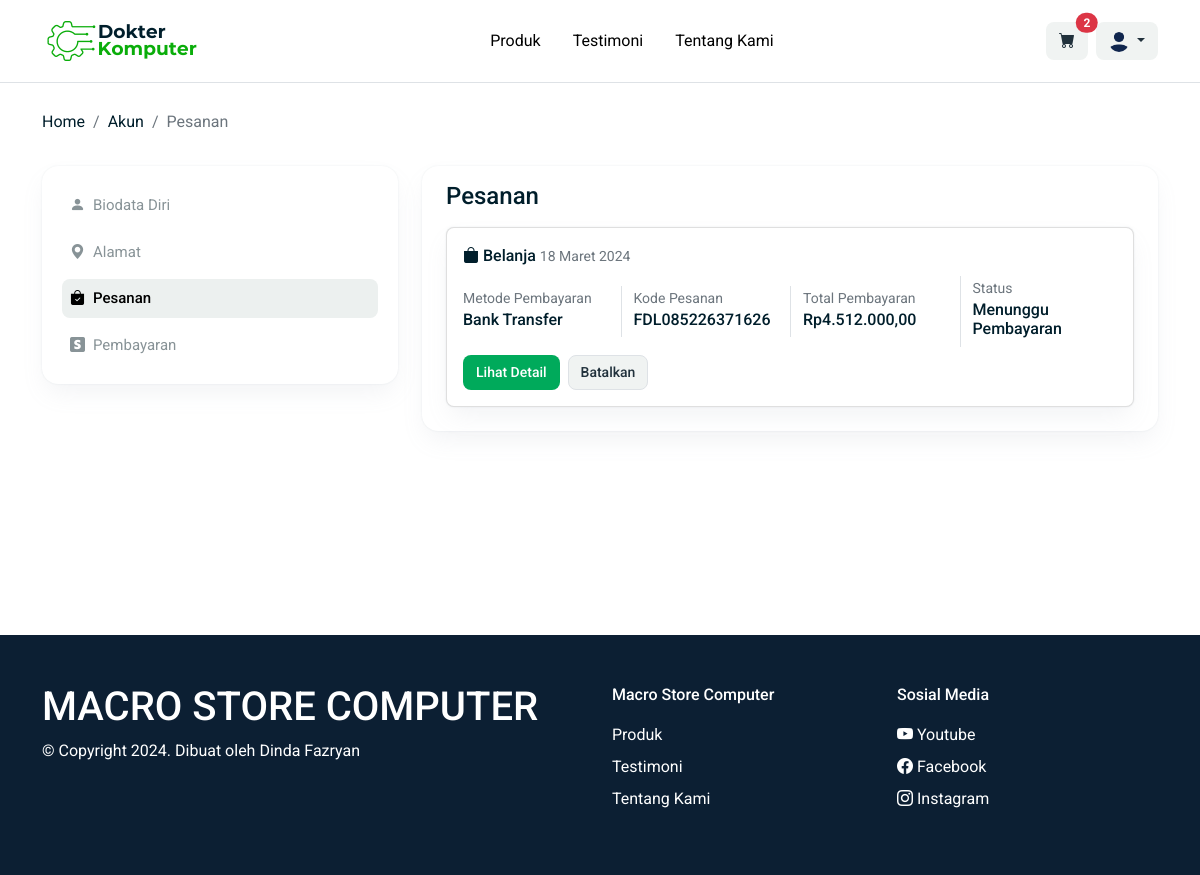
Screenshot of /akun/pesanan.php (signed in) with the database file from the repository.
### tables this page shows
CREATE TABLE `pesanan` (
  `id_pesanan` int(11) NOT NULL,
  `kode_pesanan` varchar(100) NOT NULL,
  `id_user` int(11) NOT NULL,
  `id_produk` varchar(100) NOT NULL,
  `id_alamat` int(11) NOT NULL,
  `jumlah_item` int(11) NOT NULL,
  `ongkir` int(11) NOT NULL,
  `jasa_pengiriman` varchar(100) NOT NULL,
  `metode_pembayaran` varchar(100) NOT NULL,
  `total_harga_belanja` int(11) NOT NULL,
  `tgl_pesanan` varchar(100) NOT NULL,
  `status` varchar(50) NOT NULL DEFAULT 'Menunggu Pembayaran'
);

### fungsi.php (called while the page is built, shortened)
<?php
include "db/koneksi.php";
function show($query)
{
    global $koneksi;
    $result = mysqli_query($koneksi, $query);
    $rows = [];
    while ($row = mysqli_fetch_assoc($result)) {
        $rows[] = $row;
    }
    return $rows;
}
function formatKeRupiah($angka)
{
    $hasi_rupiah = number_format($angka, 2, ',', '.');
    return  $hasi_rupiah;
}

### akun/pesanan.php (the view, shortened to what this page needs)
<?php
include "../db/koneksi.php";
include "../fungsi.php";
$user = !empty($_SESSION["id_user"]) ? $_SESSION["id_user"] : "";
$pesanan_user = show("SELECT * FROM pesanan WHERE id_user = '$user' ORDER BY id_pesanan DESC");
?>
<!DOCTYPE html>
<html lang="en">
<head>
    <link rel="stylesheet" href="../asset/css/bootstrap.css">
    <link rel="stylesheet" href="../asset/css/style.css">
    <link rel="stylesheet" href="https://cdn.jsdelivr.net/npm/bootstrap-icons@1.10.3/font/bootstrap-icons.css">
</head>
<body>
    <?php include "navbar.php" ?>
    <section id="hero">
        <div class="container mb-3">
            <div class="row">
                <nav aria-label="breadcrumb">
                    <ol class="breadcrumb">
                        <li class="breadcrumb-item"><a href="index.php">Home</a></li>
                        <li class="breadcrumb-item">Akun</li>
                        <li class="breadcrumb-item active" aria-current="page">Pesanan</li>
                    </ol>
                </nav>
            </div>
        </div>
        <div class="container">
            <div class="row">
                <div class="col-md-4">
                    <?php include "sidebar.php"; ?>
                </div>
                <div class="col-md-8">
                    <div class="card py-3 px-4 border-0 shadow-1 rounded-16" style="margin-bottom: 140px;">
                        <div class="row justify-content-between align-items-center">
                            <div class="col-6">
                                <h4>Pesanan</h4>
                            </div>
                        </div>
                        <div class="row">
                            <div class="col-12">
                                <?php if (!empty($pesanan_user)) : ?>
                                    <?php foreach ($pesanan_user as $item) : ?>
                                        <div class="card rounded-8 border-1 shadow-1 my-2">
                                            <div class="p-3">
                                                <div class="mb-2">
                                                    <i class="bi bi-bag-fill"></i>
                                                    <span class="fw-500">Belanja</span>
                                                    <span class="text-muted fw-400 fs-14"><?= $item["tgl_pesanan"] ?></span>
                                                </div>
                                                <div class="row justify-content-between align-items-center">
                                                    <div class="col-lg-3">
                                                        <span class="text-muted fs-14">Metode Pembayaran</span>
                                                        <h6><?= $item["metode_pembayaran"] ?></h6>
                                                    </div>
                                                    <div class="col-lg-3 border-start">
                                                        <span class="text-muted fs-14">Kode Pesanan</span>
                                                        <h6><?= $item["kode_pesanan"] ?></h6>
                                                    </div>
                                                    <div class="col-lg-3 border-start">
                                                        <span class="text-muted fs-14">Total Pembayaran</span>
                                                        <h6>Rp<?= formatKeRupiah($item["total_harga_belanja"]) ?></h6>
                                                    </div>
                                                    <div class="col-lg-3 border-start">
                                                        <span class="text-muted fs-14">Status</span>
                                                        <h6>
                                                            <?= $item["status"] ?>
                                                        </h6>
                                                    </div>
                                                </div>
                                                <div class="text-start mt-2">
                                                    <a href="detail_pesanan.php?kode_pesanan=<?= $item['kode_pesanan'] ?>" class="btn btn-green fs-14 fw-500">Lihat Detail</a>
                                                    <?php if ($item["status"] == "Selesai" || $item["status"] == "Dalam Pengiriman") : ?>
                                                        <a href="../invoice.php?id_user=<?= $item['id_user'] ?>&kode_pesanan=<?= $item['kode_pesanan'] ?>" class="btn btn-outline-success rounded-8 fw-500 fs-14" target="_blank">Lihat Invoice</a>
                                                    <?php else : ?>
                                                        <form action="" method="post" class="d-inline">
                                                            <button type="submit" name="batalkan_pesanan" class="btn btn-gray fs-14 fw-500 border ms-1" onclick="return confirm('Yakin batalkan pesanan?')">Batalkan</button>
                                                        </form>
                                                    <?php endif ?>
                                                </div>
                                            </div>
                                        </div>
                                    <?php endforeach ?>
                                <?php endif ?>
                            </div>
                        </div>
                    </div>
                </div>
            </div>
        </div>
    </section>
    <?php include "../footer.php" ?>
</body>
</html>

### asset/css/style.css (style rules this page uses)
:root { --font-rubick: "Rubik"; --font-roboto: "Roboto"; --font-poppins: "Poppins"; --color-dark: #001e2b; --color-default: #0c0c0b; --color-gray: #5c6c75; --color-gray-100: #f0f3f2; --color-gray-200: #ecf0ef; --color-gray-300: #cccfce; --color-gray-500: #889397; --color-gray-700: #3d4f58; --color-gray-800: #21313c; --color-green: #00aa5b; --color-green-light: #ceefce; --color-green-hover: #098a4e; --color-blue: #016bf8; --border-color-green: #00aa5b; --border-color-default: #e9e9e7; --border-color-3: #c0c2c2; }
body { font-family: var(--font-roboto), sans-serif; color: var(--color-dark); }
a { text-decoration: none; color: inherit; }
#hero { margin-top: 6.9rem; margin-bottom: 4rem; }
.btn-green { background: var(--color-green); color: #fff; border-radius: 8px; transition: 0.3s; }
.btn-gray { background: var(--color-gray-100); color: var(--color-gray-800); border-radius: 8px; transition: 0.2s; }
.fs-14 { font-size: 14px; }
.fw-500 { font-weight: 500; }
.fw-400 { font-weight: 400; }
.rounded-8 { border-radius: 0.5rem; }
.rounded-16 { border-radius: 1rem; }
.shadow-1 { box-shadow: 0 0 2px rgba(145, 158, 171, 0.2), 0 12px 24px -4px rgba(145, 158, 171, 0.12); }

### rows the page displays
pesanan: tgl_pesanan "18 Maret 2024", metode_pembayaran "Bank Transfer", kode_pesanan "FDL085226371626", total_harga_belanja "4.512.000,00", status "Menunggu Pembayaran"

### other values shown
$jmlItemCart[0]["total"] "2"
